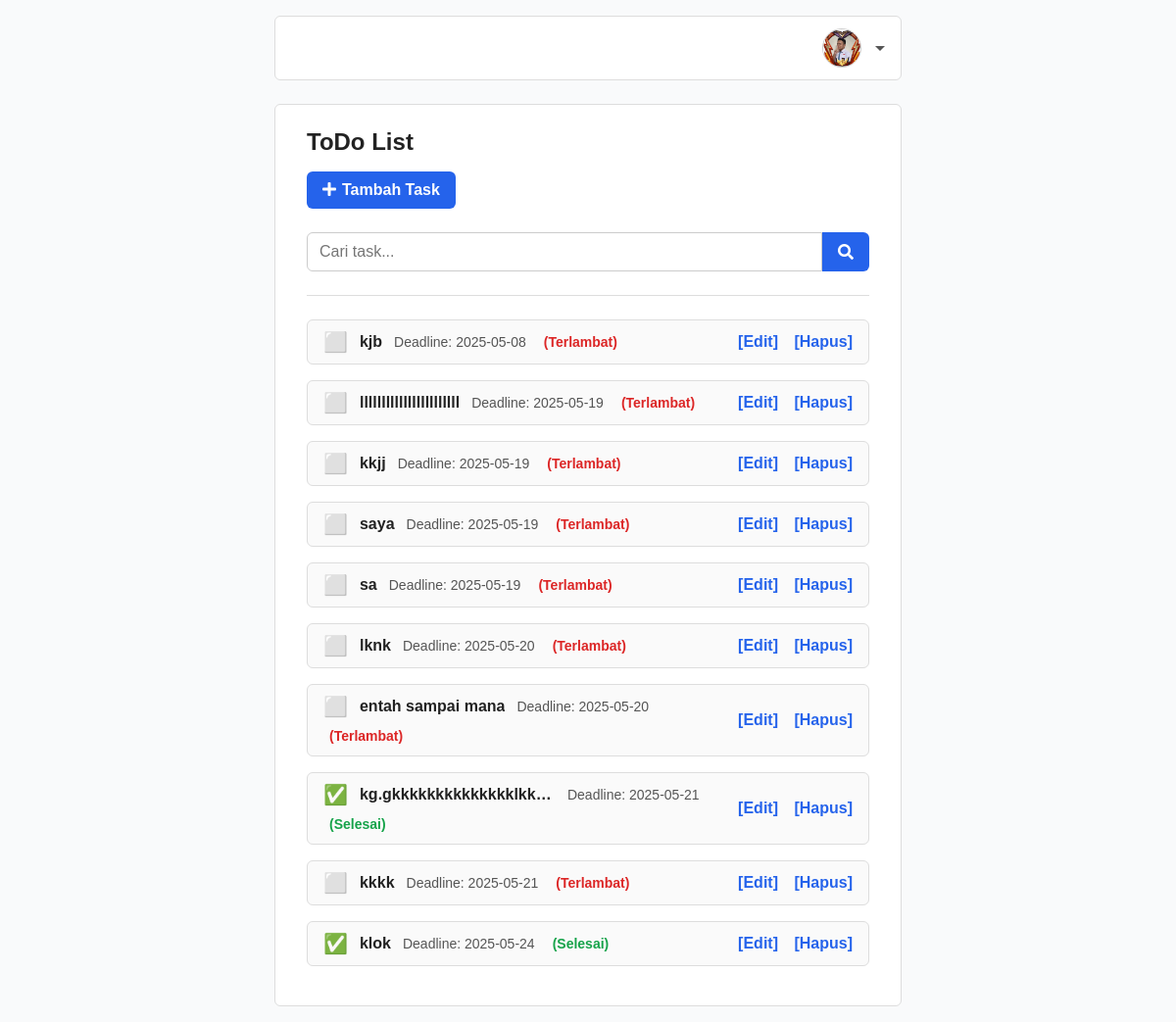
/test.php (signed in), run on the app's committed database.
### tables this page shows
CREATE TABLE `user` (
  `id` int(11) NOT NULL,
  `email` varchar(255) NOT NULL,
  `password` varchar(255) NOT NULL,
  `username` varchar(255) DEFAULT NULL,
  `profile_picture` varchar(255) NOT NULL DEFAULT 'default.png'
);

CREATE TABLE `todo_list` (
  `id` int(11) NOT NULL,
  `user_id` int(11) DEFAULT NULL,
  `title` varchar(255) DEFAULT NULL,
  `status` enum('pending','completed','','') DEFAULT 'pending',
  `deadline` date DEFAULT NULL,
  `created_at` timestamp NOT NULL DEFAULT current_timestamp()
);

### test.php (the view, shortened to what this page needs)
<html lang="en">
<head>
    <link rel="stylesheet" href="https://cdnjs.cloudflare.com/ajax/libs/font-awesome/5.15.3/css/all.min.css" />
</head>
<body>
<?php
include 'koneksi.php';
$user_id = $_SESSION['user_id'];
$search = isset($_GET['search']) ? $_GET['search'] : '';
$query_user = $conn->prepare("SELECT username, profile_picture FROM user WHERE id = ?");
$query_user->bind_param("i", $user_id);
$query_user->execute();
$result_user = $query_user->get_result();
if ($result_user->num_rows > 0) {
    $row_user = $result_user->fetch_assoc();
    $username = htmlspecialchars($row_user['username']);
    $profile_picture = 'uploads/' . ($row_user['profile_picture'] ?? 'default.png');
} else {
    $username = "User Tidak Dikenal";
}
?>
<nav class="navbar">
    <div class="profile" id="profile" tabindex="0" aria-haspopup="true" aria-expanded="false" aria-controls="profile-menu" onclick="toggleMenu()" onkeydown="if(event.key==='Enter' || event.key===' ') { event.preventDefault(); toggleMenu(); }" role="button" aria-label="User profile menu">
        <img src="<?= $profile_picture ?>" alt="Foto profil pengguna <?= $username ?> dengan latar belakang netral" class="profile-pic" />
        <span class="caret"></span>
    </div>
</nav>
<main>
    <h2>ToDo List</h2>
    <a href="add_task.php" class="button-add"><i class="fas fa-plus" style="margin-right:6px;"></i>Tambah Task</a>
    <form method="GET" class="search-form" onsubmit="return true;">
        <input type="text" name="search" placeholder="Cari task..." value="<?= htmlspecialchars($search) ?>" />
        <button type="submit" aria-label="Cari task"><i class="fas fa-search"></i></button>
    </form>
    <hr />
    <?php
    $stmt = $conn->prepare("SELECT * FROM todo_list WHERE user_id = ? AND title LIKE ? ORDER BY deadline ASC");
    $search_param = "%$search%";
    $stmt->bind_param("is", $user_id, $search_param);
    $stmt->execute();
    $result = $stmt->get_result();
    if ($result->num_rows > 0) {
        while ($row = $result->fetch_assoc()) {
            $id = $row['id'];
            $status = $row['status'];
            $title = htmlspecialchars($row['title']);
            $deadline = $row['deadline'];
            $icon = ($status === 'completed') ? "✅" : "⬜";
            $label = '';
            if ($status === 'completed') {
                $label = "<span class='done'>(Selesai)</span>";
            } elseif (date('Y-m-d') > $deadline) {
                $label = "<span class='late'>(Terlambat)</span>";
            }
            echo "<div class='task'>
                <div class='task-content'>
                    <form method='POST' action='toggle_done.php' style='display:inline; margin:0; padding:0;'>
                        <input type='hidden' name='id' value='$id' />
                        <button type='submit' aria-label='Toggle status task $title' style='font-size:20px; background:none; border:none; cursor:pointer; padding:0; user-select:none;'>$icon</button>
                    </form>
                    <strong title='$title'>$title</strong>
                    <span class='deadline'>Deadline: $deadline</span>
                    $label
                </div>
                <div class='task-actions'>
                    <a href='edit_task.php?id=$id' aria-label='Edit task $title'>[Edit]</a>
                    <a href='delete_task.php?id=$id' onclick=\"return confirm('Hapus task ini?')\" aria-label='Hapus task $title'>[Hapus]</a>
                </div>
            </div>";
        }
    } else {
        echo "<p class='no-tasks'>Tidak ada task.</p>";
    }
    ?>
</main>
</body>
</html>

### test.php (style rules this page uses)
* { box-sizing: border-box; }
body { font-family: Arial, sans-serif; background-color: #f9fafb; margin: 0; padding: 16px; display: flex; flex-direction: column; align-items: center; min-height: 100vh; }
nav.navbar { width: 100%; max-width: 640px; background: #fff; border: 1px solid #ddd; border-radius: 6px; padding: 12px 16px; display: flex; justify-content: flex-end; position: relative; user-select: none; }
.profile { display: flex; align-items: center; cursor: pointer; position: relative; }
.profile-pic { width: 40px; height: 40px; border-radius: 50%; object-fit: cover; border: 1px solid #ccc; margin-right: 8px; }
.profile span { font-weight: 600; color: #333; }
.profile .caret { margin-left: 6px; border-top: 5px solid #555; border-left: 5px solid transparent; border-right: 5px solid transparent; width: 0; height: 0; }
main { width: 100%; max-width: 640px; background: #fff; border: 1px solid #ddd; border-radius: 6px; padding: 24px 32px; margin-top: 24px; }
h2 { margin-top: 0; margin-bottom: 16px; font-size: 24px; color: #222; }
a.button-add { display: inline-block; background-color: #2563eb; color: white; padding: 10px 16px; border-radius: 6px; text-decoration: none; font-weight: 600; margin-bottom: 24px; transition: background-color 0.2s ease; }
form.search-form { display: flex; margin-bottom: 24px; }
form.search-form input[type="text"] { flex-grow: 1; padding: 10px 12px; border: 1px solid #ccc; border-radius: 6px 0 0 6px; font-size: 16px; outline: none; }
form.search-form button { background-color: #2563eb; border: none; color: white; padding: 0 16px; font-size: 16px; border-radius: 0 6px 6px 0; cursor: pointer; font-weight: 600; transition: background-color 0.2s ease; }
hr { border: none; border-top: 1px solid #ddd; margin-bottom: 24px; }
.task { display: flex; justify-content: space-between; align-items: center; border: 1px solid #ddd; border-radius: 6px; padding: 12px 16px; margin-bottom: 16px; background-color: #fafafa; transition: box-shadow 0.2s ease; }
.task-content { display: flex; align-items: center; gap: 12px; flex-wrap: wrap; max-width: 75%; }
.task-content form { margin: 0; }
.task-content button { font-size: 20px; background: none; border: none; cursor: pointer; padding: 0; line-height: 1; user-select: none; }
.task-content strong { font-weight: 700; color: #222; white-space: nowrap; overflow: hidden; text-overflow: ellipsis; max-width: 200px; }
.task-content span.deadline { color: #555; font-size: 14px; white-space: nowrap; }
.done { color: #16a34a; font-weight: 600; margin-left: 6px; font-size: 14px; }
.late { color: #dc2626; font-weight: 600; margin-left: 6px; font-size: 14px; }
.task-actions a { margin-left: 12px; font-weight: 600; color: #2563eb; text-decoration: none; cursor: pointer; user-select: none; }

### data on the page
user: profile_picture (picture)
todo_list: status "⬜", title "kjb", deadline "2025-05-08", shows "(Terlambat)"
todo_list: status "⬜", title "lllllllllllllllllllllll", deadline "2025-05-19", shows "(Terlambat)"
todo_list: status "⬜", title "kkjj", deadline "2025-05-19", shows "(Terlambat)"
todo_list: status "⬜", title "saya", deadline "2025-05-19", shows "(Terlambat)"
todo_list: status "⬜", title "sa", deadline "2025-05-19", shows "(Terlambat)"
todo_list: status "⬜", title "lknk", deadline "2025-05-20", shows "(Terlambat)"
todo_list: status "⬜", title "entah sampai mana", deadline "2025-05-20", shows "(Terlambat)"
todo_list: status "✅", title "kg.gkkkkkkkkkkkkkklkk…", deadline "2025-05-21", shows "(Selesai)"
todo_list: status "⬜", title "kkkk", deadline "2025-05-21", shows "(Terlambat)"
todo_list: status "✅", title "klok", deadline "2025-05-24", shows "(Selesai)"
